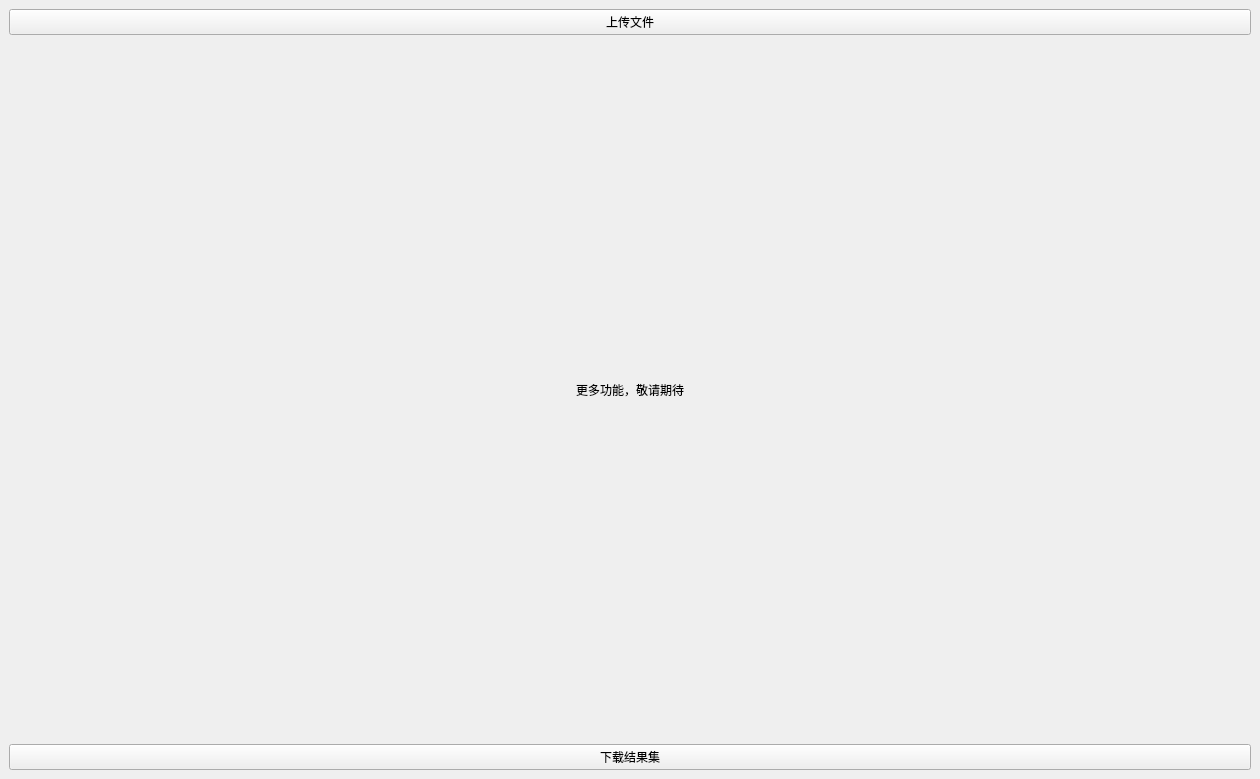
<?xml version="1.0" encoding="UTF-8"?>
<ui version="4.0">
 <class>MainWindow</class>
 <widget class="QMainWindow" name="MainWindow">
  <property name="geometry">
   <rect>
    <x>0</x>
    <y>0</y>
    <width>1260</width>
    <height>779</height>
   </rect>
  </property>
  <property name="windowTitle">
   <string>MainWindow</string>
  </property>
  <property name="layoutDirection">
   <enum>Qt::LeftToRight</enum>
  </property>
  <property name="styleSheet">
   <string notr="true"/>
  </property>
  <widget class="QWidget" name="centralwidget">
   <layout class="QVBoxLayout" name="verticalLayout">
    <item>
     <layout class="QHBoxLayout" name="horizontalLayout">
      <item>
       <widget class="QPushButton" name="upload_table_button">
        <property name="text">
         <string>上传文件</string>
        </property>
       </widget>
      </item>
     </layout>
    </item>
    <item>
     <layout class="QHBoxLayout" name="horizontalLayout_2">
      <item>
       <spacer name="horizontalSpacer">
        <property name="orientation">
         <enum>Qt::Horizontal</enum>
        </property>
        <property name="sizeHint" stdset="0">
         <size>
          <width>40</width>
          <height>20</height>
         </size>
        </property>
       </spacer>
      </item>
      <item>
       <widget class="QLabel" name="label">
        <property name="text">
         <string>更多功能，敬请期待</string>
        </property>
       </widget>
      </item>
      <item>
       <spacer name="horizontalSpacer_2">
        <property name="orientation">
         <enum>Qt::Horizontal</enum>
        </property>
        <property name="sizeHint" stdset="0">
         <size>
          <width>40</width>
          <height>20</height>
         </size>
        </property>
       </spacer>
      </item>
     </layout>
    </item>
    <item>
     <layout class="QHBoxLayout" name="horizontalLayout_9">
      <item>
       <widget class="QPushButton" name="download_table_button">
        <property name="text">
         <string>下载结果集</string>
        </property>
       </widget>
      </item>
     </layout>
    </item>
   </layout>
  </widget>
 </widget>
 <tabstops>
  <tabstop>upload_table_button</tabstop>
  <tabstop>download_table_button</tabstop>
 </tabstops>
 <resources/>
 <connections/>
</ui>
